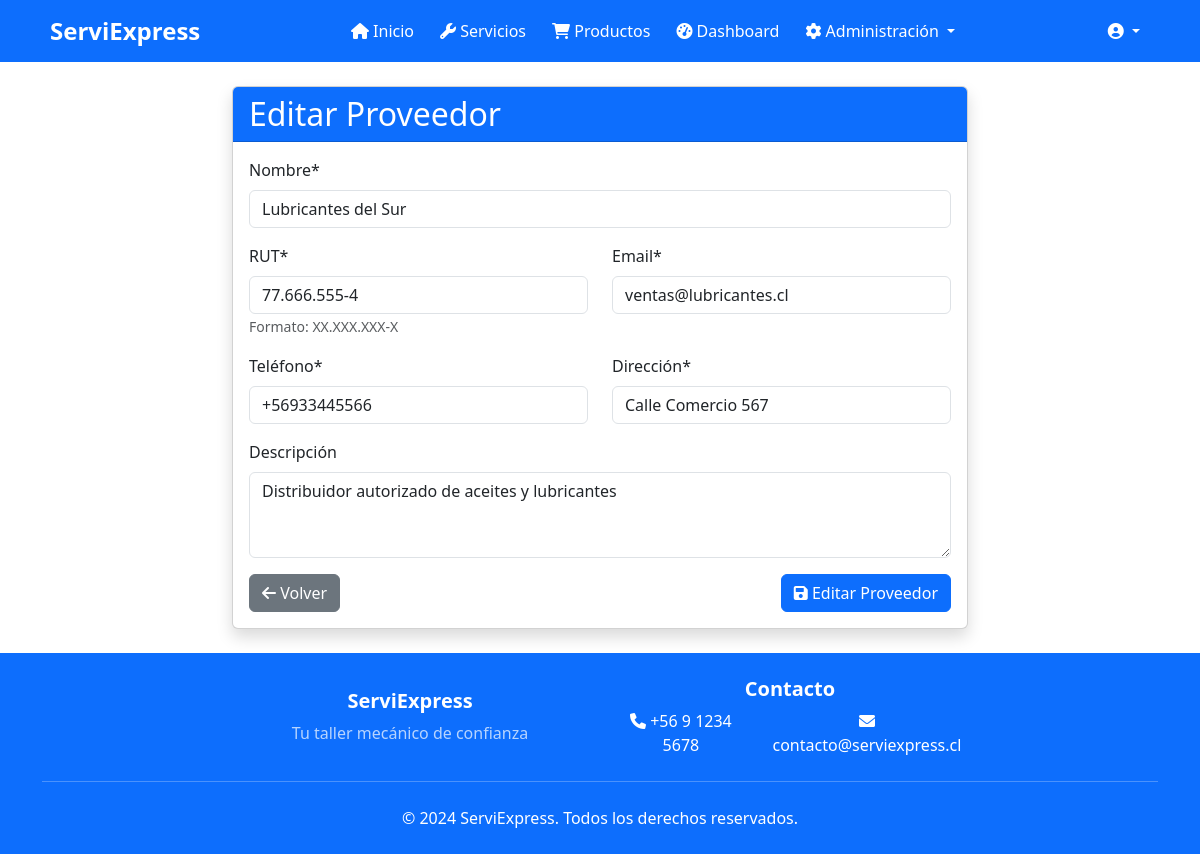
The app's page /providers/3/edit/ (signed in) with its own data.
### workshop/models.py (models this page shows, shortened)
class Provider(models.Model):
    name = models.CharField(max_length=100, verbose_name='Nombre')
    rut = models.CharField(
        max_length=12,
        unique=True,
        validators=[
            RegexValidator(
                regex=r'^\d{1,2}\.\d{3}\.\d{3}[-][0-9kK]{1}$',
                message='Formato de RUT inválido. Debe ser XX.XXX.XXX-X'
            )
        ],
        verbose_name='RUT'
    )
    email = models.EmailField(verbose_name='Email')
    phone = models.CharField(max_length=15, verbose_name='Teléfono')
    address = models.CharField(max_length=200, verbose_name='Dirección')
    description = models.TextField(verbose_name='Descripción', blank=True)
    created_at = models.DateTimeField(auto_now_add=True)
    updated_at = models.DateTimeField(auto_now=True)
    class Meta:
        verbose_name = 'Proveedor'
        verbose_name_plural = 'Proveedores'
        ordering = ['name']

### workshop/views/provider_views.py (the view)
# urls.py: path('providers/<int:provider_id>/edit/', provider_views.provider_edit, name='provider_edit'),
@login_required
@admin_required
def provider_edit(request, provider_id):
    provider = get_object_or_404(Provider, id=provider_id)
    if request.method == 'POST':
        form = ProviderForm(request.POST, instance=provider)
        if form.is_valid():
            form.save()
            messages.success(request, 'Proveedor actualizado exitosamente.')
            return redirect('provider_list')
    else:
        form = ProviderForm(instance=provider)
    return render(request, 'workshop/providers/provider_form.html', {
        'form': form,
        'provider': provider,
        'action': 'Editar'
    })

### workshop/forms/provider_forms.py (shortened to what this page needs)
class ProviderForm(forms.ModelForm):
    class Meta:
        model = Provider
        fields = ['name', 'rut', 'email', 'phone', 'address', 'description']
        widgets = {
            'name': forms.TextInput(attrs={
                'class': 'form-control',
                'placeholder': 'Nombre del proveedor'
            }),
            'rut': forms.TextInput(attrs={
                'class': 'form-control',
                'placeholder': 'XX.XXX.XXX-X'
            }),
            'email': forms.EmailInput(attrs={
                'class': 'form-control',
                'placeholder': 'ejemplo@correo.com'
            }),
            'phone': forms.TextInput(attrs={
                'class': 'form-control',
                'placeholder': '+56 9 XXXX XXXX'
            }),
            'address': forms.TextInput(attrs={
                'class': 'form-control',
                'placeholder': 'Dirección completa'
            }),
            'description': forms.Textarea(attrs={
                'class': 'form-control',
                'rows': 3,
                'placeholder': 'Descripción del proveedor'
            })
        }

### templates/workshop/providers/provider_form.html (shortened to what this page needs)
{% extends 'base.html' %}
{% load widget_tweaks %}
{% block content %}
<div class="container py-4">
    <div class="row justify-content-center">
        <div class="col-md-8">
            <div class="card shadow">
                <div class="card-header bg-primary text-white">
                    <h2 class="card-title mb-0">{{ action }} Proveedor</h2>
                </div>
                <div class="card-body">
                    <form method="post">
                        <div class="mb-3">
                            <label for="{{ form.name.id_for_label }}" class="form-label">Nombre*</label>
                            {% render_field form.name class="form-control" %}
                        </div>
                        <div class="row">
                            <div class="col-md-6 mb-3">
                                <label for="{{ form.rut.id_for_label }}" class="form-label">RUT*</label>
                                {% render_field form.rut class="form-control" %}
                                <small class="form-text text-muted">Formato: XX.XXX.XXX-X</small>
                            </div>
                            <div class="col-md-6 mb-3">
                                <label for="{{ form.email.id_for_label }}" class="form-label">Email*</label>
                                {% render_field form.email class="form-control" %}
                            </div>
                        </div>
                        <div class="row">
                            <div class="col-md-6 mb-3">
                                <label for="{{ form.phone.id_for_label }}" class="form-label">Teléfono*</label>
                                {% render_field form.phone class="form-control" %}
                            </div>
                            <div class="col-md-6 mb-3">
                                <label for="{{ form.address.id_for_label }}" class="form-label">Dirección*</label>
                                {% render_field form.address class="form-control" %}
                            </div>
                        </div>
                        <div class="mb-3">
                            <label for="{{ form.description.id_for_label }}" class="form-label">Descripción</label>
                            {% render_field form.description class="form-control" %}
                        </div>
                        <div class="d-flex justify-content-between">
                            <a href="{% url 'provider_list' %}" class="btn btn-secondary">
                                <i class="fas fa-arrow-left"></i> Volver
                            </a>
                            <button type="submit" class="btn btn-primary">
                                <i class="fas fa-save"></i> {{ action }} Proveedor
                            </button>
                        </div>
                    </form>
                </div>
            </div>
        </div>
    </div>
</div>
{% endblock %}

### templates/base.html (style rules this page uses)
body { display: flex; flex-direction: column; min-height: 100vh; margin: 0; }

### records on screen
Provider: name "Lubricantes del Sur", rut "77.666.555-4", email "ventas@lubricantes.cl", phone "+56933445566", address "Calle Comercio 567", description "Distribuidor autorizado de aceites y lubricantes"

### other values on screen
{{ action }} "Editar"
